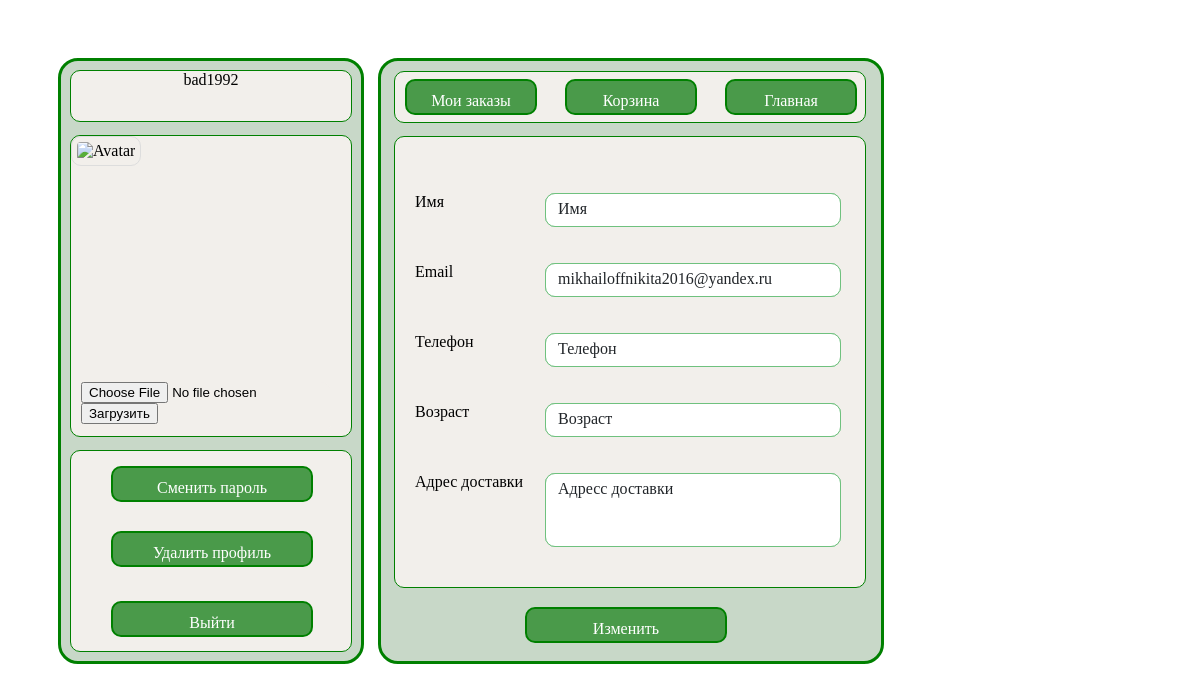
The app's page /user_profile/bad1992/ (signed in), older data.
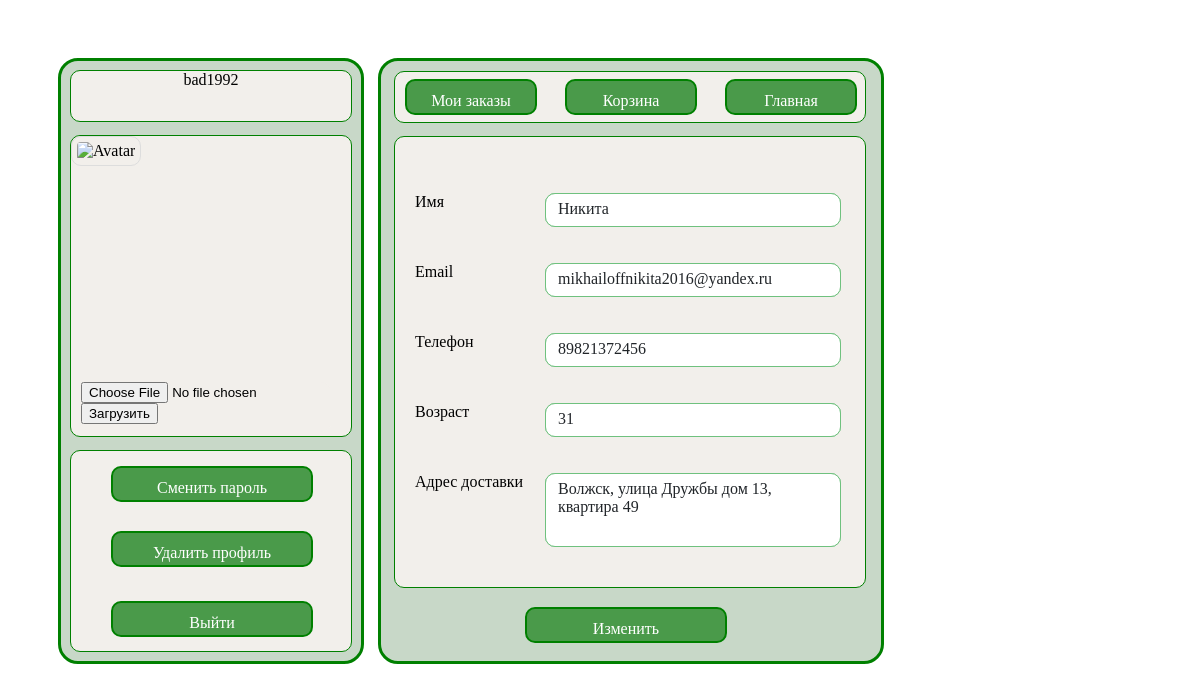
The same page, newer data.
### models.py (models this page shows, shortened)
class User(db.Model, UserMixin):
    id = db.Column(db.Integer, primary_key=True)
    username = db.Column(db.String(20), unique=True, nullable=False)
    password = db.Column(db.String(20), unique=False, nullable=False)
    telephone = db.Column(db.String(20), nullable=True)
    email = db.Column(db.String(30), unique=True, nullable=False)
    name = db.Column(db.String(20), nullable=True)
    age = db.Column(db.Integer, nullable=True)
    telephone = db.Column(db.String(20), nullable=True)
    address = db.Column(db.String(100), nullable=True)
    created_at = db.Column(db.DateTime, default=datetime.now)
    updated_on = db.Column(db.DateTime(), default=datetime.now, onupdate=datetime.now)
    is_active = db.Column(db.Boolean, default=True)

### views.py (the view)
@app.route('/user_profile/<username>/', methods=['GET', 'POST'])
@login_required
def user_profile(username):
    form = UserProfile()
    user = current_user
    return render_template('user_profile.html', form=form, user=current_user)

### forms.py
class UserProfile(FlaskForm):
    name = StringField('Имя', validators=[DataRequired(), Length(min=2, message='Введите корректное имя')])
    email = StringField('Email', validators=[DataRequired(), Email(), Length(max=50, message='Введите корректный email')])
    telephone = StringField('Телефон', validators=[InputRequired(message='Введите корректный номер'), Length(min=11)])
    age = IntegerField('Возраст', validators=[NumberRange(min=14, max=100)])
    address = StringField('Адрес доставки', validators=[InputRequired(), Length(max=100)])
    submit = SubmitField('Сохранить')

### views.py (called while the page is built)
@login_manager.user_loader
def load_user(user_id):
    return db.session.query(User).get(user_id)

### templates/user_profile.html (shortened to what this page needs)
<!DOCTYPE html>
<html lang="en">
<head>
    <link type="text/css" href="{{ url_for('static', filename='css/user_profile.css')}}" rel="stylesheet" />
</head>
<body>
        <div id="header_one">{{ user.username }}</div>
        <div id="upload_image">
            <img src="avatarka.png" alt="Avatar" class="avatar">
            <form enctype="multipart/form-data" method="post">
                <p id="upload_user_image"><input type="file" name="f">
                <input type="submit" value="Загрузить"></p>
            </form>
        </div>
        <div id="account_action">
            <a href="{{ url_for('change_password', username=user.username) }}" id="password_change">Сменить пароль</a>
            <a href="{{ url_for('delete_user_profile', username=user.username) }}" id="delete_profile">Удалить профиль</a>
            <a href="{{ url_for('logout',username=user.username) }}" id="exit_profile">Выйти</a>
        </div>
    <div class="two_part">
        <div id="header_two">
            <a href="orders.html" id="orders">Мои заказы</a>
            <a href="basket.html" id="basket">Корзина</a>
            <a href="{{ url_for('index') }}" id="main_page">Главная</a>
        </div>
        <div class="account">
                <p class="form_name_label">Имя</p>
                <p class="form_name">{{ user.name }}</p>
                {% if user.name %}
                    <p class="form_name">{{ user.name }}</p>
                {% else %}
                    <p class="form_name">Имя</p>
                {% endif %}
            <br>
            <p>
                <p class="form_email_label">Email</p>
                <p class="form_email">{{ user.email }}</p>
                {% if user.email %}
                    <p class="form_email">{{ user.email }}</p>
                {% else %}
                    <p class="form_email">Email</p>
                {% endif %}
            <br>
            <p>
                <p class="form_telephone_label">Телефон</p>
                <p class="form_telephone">{{ user.telephone }}</p>
                {% if user.telephone %}
                    <p class="form_telephone">{{ user.telephone }}</p>
                {% else %}
                    <p class="form_telephone">Телефон</p>
                {% endif %}
            <br>
            <p>
                <p class="form_age_label">Возраст</p>
                <p class="form_age">{{ user.age }}</p>
                {% if user.age %}
                    <p class="form_age">{{ user.age }}</p>
                {% else %}
                    <p class="form_age">Возраст</p>
                {% endif %}
            <br>
            <p>
                <p class="form_address_label">Адрес доставки</p>
                <p class="form_address">{{ user.address }}</p>
                {% if user.age %}
                    <p class="form_address">{{ user.address }}</p>
                {% else %}
                    <p class="form_address">Адресс доставки</p>
                {% endif %}
            <br>
            <a href="{{ url_for('save_form_account', username=user.username) }}" id="change_profile">Изменить</a>
    </div>
</body>
</html>

Row changes from the older to the newer data that the page shows:
changed User "bad1992": name (not shown) → "Никита"; telephone (not shown) → "89821372456"; age (not shown) → "31"; address (not shown) → "Волжск, улица Дружбы дом 13, квартира 49"
Text that changed along with them:
text no longer shown: "Имя Телефон Возраст Адресс доставки"
